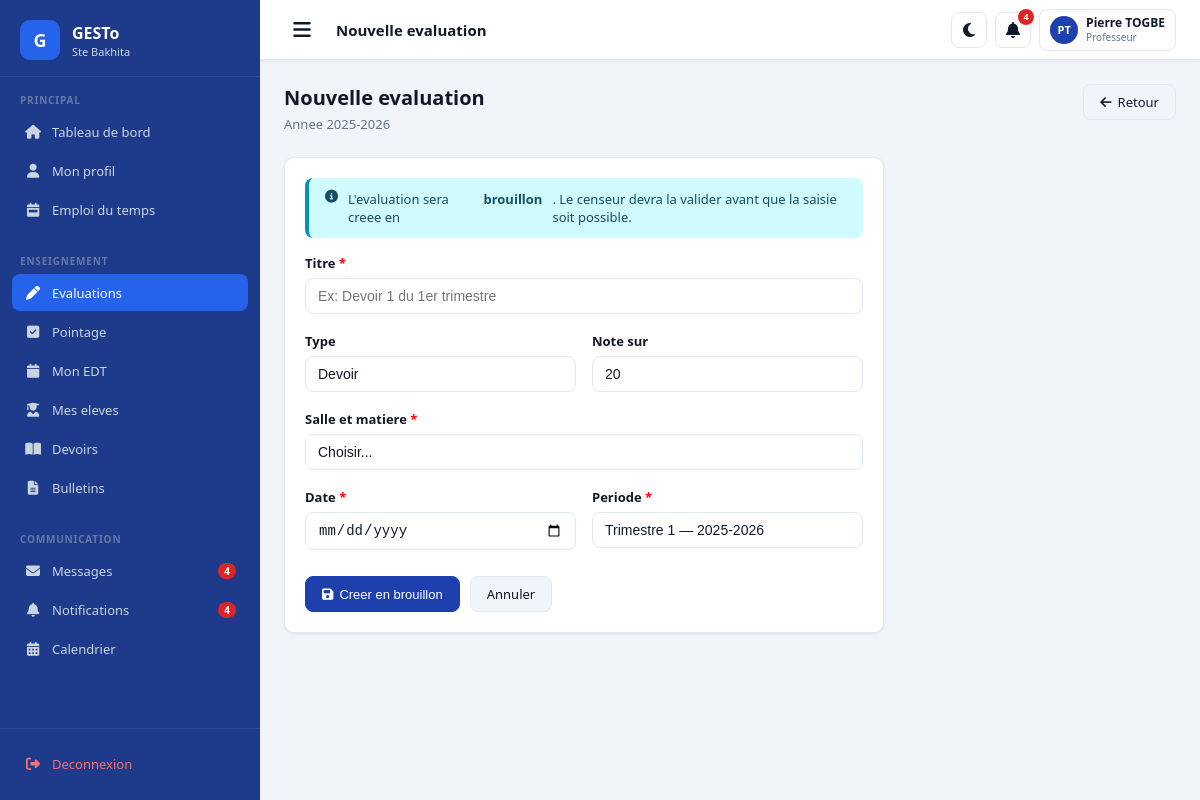
The page /notes/nouvelle/ (signed in) on the database its author committed.
### apps/authentication/models.py (models this page shows, shortened)
class CustomUser(AbstractUser):
    ROLES = [
        ('DIRECTEUR', 'Directeur'),
        ('CENSEUR', 'Censeur'),
        ('PROFESSEUR', 'Professeur'),
        ('COMPTABLE', 'Comptable'),
        ('SURVEILLANT', 'Surveillant'),
        ('SECRETAIRE', 'Secrétaire'),
        ('PARENT', 'Parent'),
        ('ELEVE', 'Élève'),
    ]
    role = models.CharField(max_length=20, choices=ROLES, default='ELEVE')
    telephone = models.CharField(max_length=20, blank=True)
    telephone_wa = models.CharField(max_length=20, blank=True,
        help_text="Numéro WhatsApp avec indicatif ex: +22890000000")
    wa_verifie = models.BooleanField(default=False)
    photo = models.ImageField(upload_to='photos/personnel/', null=True, blank=True)
    adresse = models.CharField(max_length=200, blank=True)
    specialite = models.CharField(max_length=100, blank=True)
    date_prise_service = models.DateField(null=True, blank=True)
    preferences_notifications = models.JSONField(default=dict, blank=True)
    created_at = models.DateTimeField(auto_now_add=True)
    class Meta:
        verbose_name = 'Utilisateur'
        verbose_name_plural = 'Utilisateurs'

### apps/academic/models.py (models this page shows, shortened)
class AnneeScolaire(models.Model):
    nom = models.CharField(max_length=20, unique=True)
    date_debut = models.DateField(null=True, blank=True)
    date_fin = models.DateField(null=True, blank=True)
    est_active = models.BooleanField(default=False)
    class Meta:
        verbose_name = 'Année scolaire'
        ordering = ['-nom']
    @classmethod
    def active(cls):
        return cls.objects.filter(est_active=True).first()

### apps/grades/views.py (the view)
        def wrapper(request, *args, **kwargs):
            if not request.user.is_authenticated:
                return redirect('login')
            if not (request.user.is_superuser or request.user.role in roles):
                messages.error(request, "Acces refuse.")
                return redirect('dashboard')
            return view_func(request, *args, **kwargs)

### apps/academic/models.py (called while the page is built)
    def __str__(self):
        label = 'Trimestre' if self.type == 'TRIMESTRE' else 'Semestre'
        return f"{label} {self.numero} — {self.annee.nom}"

    @classmethod
    def active(cls, annee=None):
        qs = cls.objects.filter(est_active=True)
        if annee:
            qs = qs.filter(annee=annee)
        return qs.first()

### apps/core/templatetags/extras.py (called while the page is built)
@register.filter
def initiales(user):
    try:
        f = (user.first_name or '')[:1].upper()
        l = (user.last_name or '')[:1].upper()
        return f"{f}{l}" or user.username[:2].upper()
    except Exception:
        return '??'

### apps/grades/views.py (called while the page is built)
def role_requis(*roles):
    def decorator(view_func):
        def wrapper(request, *args, **kwargs):
            if not request.user.is_authenticated:
                return redirect('login')
            if not (request.user.is_superuser or request.user.role in roles):
                messages.error(request, "Acces refuse.")
                return redirect('dashboard')
            return view_func(request, *args, **kwargs)
        wrapper.__name__ = view_func.__name__
        return wrapper
    return decorator

### templates/grades/nouvelle_evaluation.html (shortened to what this page needs)
{% extends 'base.html' %}
{% block page_title %}Nouvelle evaluation{% endblock %}
{% block content %}
<div class="page-header">
  <div>
    <h1>Nouvelle evaluation</h1>
    <p>Annee {{ annee.nom }}</p>
  </div>
  <a href="{% url 'liste_evaluations' %}" class="btn btn-secondary">
    <i class="fas fa-arrow-left"></i> Retour
  </a>
</div>
<div class="card" style="max-width:600px">
  <div class="card-body">
    <div class="alert alert-info" style="margin-bottom:16px">
      <i class="fas fa-info-circle"></i>
      L'evaluation sera creee en <strong>brouillon</strong>.
      Le censeur devra la valider avant que la saisie soit possible.
    </div>
    <form method="post">
      <div class="form-group">
        <label class="form-label">
          Titre <span style="color:red">*</span>
        </label>
        <input type="text" name="titre" class="form-control"
               placeholder="Ex: Devoir 1 du 1er trimestre" required>
      </div>
      <div class="grid-2">
        <div class="form-group">
          <label class="form-label">Type</label>
          <select name="type" class="form-control">
            {% for code, label in types %}
            <option value="{{ code }}">{{ label }}</option>
            {% endfor %}
          </select>
        </div>
        <div class="form-group">
          <label class="form-label">Note sur</label>
          <select name="note_sur" class="form-control">
            <option value="20">20</option>
          </select>
        </div>
      </div>
      <div class="form-group">
        <label class="form-label">
          Salle et matiere <span style="color:red">*</span>
        </label>
        <select name="matiere_salle_id" class="form-control" required>
          <option value="">Choisir...</option>
        </select>
      </div>
      <div class="grid-2">
        <div class="form-group">
          <label class="form-label">
            Date <span style="color:red">*</span>
          </label>
          <input type="date" name="date" class="form-control" required>
        </div>
        <div class="form-group">
          <label class="form-label">
            Periode <span style="color:red">*</span>
          </label>
          <select name="periode_id" class="form-control" required>
            {% for p in periodes %}
            <option value="{{ p.pk }}"
              {% if periode_active and periode_active.pk == p.pk %}
              selected{% endif %}>
              {{ p }}
            </option>
            {% endfor %}
          </select>
        </div>
      </div>
      <div style="display:flex;gap:10px;margin-top:8px">
        <button type="submit" class="btn btn-primary">
          <i class="fas fa-save"></i> Creer en brouillon
        </button>
        <a href="{% url 'liste_evaluations' %}" class="btn btn-secondary">
          Annuler
        </a>
      </div>
    </form>
  </div>
</div>
{% endblock %}

### templates/base.html (shortened to what this page needs)
{% load static %}
{% load extras %}
<!DOCTYPE html>
<html lang="fr" data-theme="light">
<head>
  <link rel="stylesheet" href="{% static 'css/main.css' %}">
  <link rel="stylesheet"
        href="https://cdnjs.cloudflare.com/ajax/libs/font-awesome/6.5.0/css/all.min.css">
</head>
<body data-session-remaining="{{ session_remaining }}">
<div class="layout">
  <aside class="sidebar" id="sidebar">
    <div class="sidebar-logo">
      <div class="logo-icon">G</div>
      <div class="logo-text">
        <h1>GESTo</h1>
        <p>Ste Bakhita</p>
      </div>
    </div>
    <div style="flex:1;overflow-y:auto">
      <div class="sidebar-section">
        <div class="sidebar-section-label">Principal</div>
        <a href="{% url 'dashboard' %}"
           class="nav-item {% if request.path == '/' %}active{% endif %}">
          <span class="nav-icon"><i class="fas fa-home"></i></span>
          <span>Tableau de bord</span>
        </a>
        <a href="/profil/"
           class="nav-item {% if '/profil/' in request.path %}active{% endif %}">
          <span class="nav-icon"><i class="fas fa-user"></i></span>
          <span>Mon profil</span>
        </a>
        <a href="{% url 'vue_edt' %}"
           class="nav-item {% if '/emploi-du-temps/' in request.path %}active{% endif %}">
          <span class="nav-icon"><i class="fas fa-calendar-week"></i></span>
          <span>Emploi du temps</span>
        </a>
      </div>
      {% if request.user.role == 'PROFESSEUR' %}
      <div class="sidebar-section">
        <div class="sidebar-section-label">Enseignement</div>
        <a href="{% url 'liste_evaluations' %}"
           class="nav-item {% if '/notes/' in request.path %}active{% endif %}">
          <span class="nav-icon"><i class="fas fa-pen"></i></span>
          <span>Evaluations</span>
        </a>
        <a href="{% url 'liste_seances' %}"
           class="nav-item {% if '/presences/' in request.path %}active{% endif %}">
          <span class="nav-icon"><i class="fas fa-check-square"></i></span>
          <span>Pointage</span>
        </a>
        <a href="/emploi-du-temps/"
           class="nav-item {% if '/emploi-du-temps/' in request.path %}active{% endif %}">
          <span class="nav-icon"><i class="fas fa-calendar"></i></span>
          <span>Mon EDT</span>
        </a>
        <a href="/eleves/"
           class="nav-item {% if '/eleves/' in request.path %}active{% endif %}">
          <span class="nav-icon"><i class="fas fa-user-graduate"></i></span>
          <span>Mes eleves</span>
        </a>
        <a href="{% url 'liste_devoirs' %}"
           class="nav-item {% if '/devoirs/' in request.path %}active{% endif %}">
          <span class="nav-icon"><i class="fas fa-book-open"></i></span>
          <span>Devoirs</span>
        </a>
        <a href="{% url 'bulletins_salle' %}"
           class="nav-item {% if '/notes/bulletins/' in request.path %}active{% endif %}">
          <span class="nav-icon"><i class="fas fa-file-alt"></i></span>
          <span>Bulletins</span>
        </a>
      </div>
      {% endif %}
      <div class="sidebar-section">
        <div class="sidebar-section-label">Communication</div>
        <a href="{% url 'messagerie' %}"
           class="nav-item {% if request.path == '/messagerie/' %}active{% endif %}">
          <span class="nav-icon"><i class="fas fa-envelope"></i></span>
          <span>Messages</span>
          {% if nb_notifs > 0 %}
          <span class="nav-badge">{{ nb_notifs }}</span>
          {% endif %}
        </a>
        <a href="{% url 'liste_notifications' %}"
           class="nav-item {% if '/notifications/' in request.path %}active{% endif %}">
          <span class="nav-icon"><i class="fas fa-bell"></i></span>
          <span>Notifications</span>
          {% if nb_notifs > 0 %}
          <span class="nav-badge">{{ nb_notifs }}</span>
          {% endif %}
        </a>
        <a href="{% url 'calendrier' %}"
           class="nav-item {% if '/calendrier/' in request.path %}active{% endif %}">
          <span class="nav-icon"><i class="fas fa-calendar-alt"></i></span>
          <span>Calendrier</span>
        </a>
      </div>
    </div>
    <div class="sidebar-footer">
      <a href="/logout/" class="nav-item" style="color:#F87171">
        <span class="nav-icon"><i class="fas fa-sign-out-alt"></i></span>
        <span>Deconnexion</span>
      </a>
    </div>
  </aside>
  <div class="main-content">
    <nav class="navbar-top">
      <button class="navbar-toggle" onclick="toggleSidebar()">
        <i class="fas fa-bars"></i>
      </button>
      <span class="navbar-title">{% block page_title %}Tableau de bord{% endblock %}</span>
      <div class="navbar-actions">
        <button class="navbar-btn" id="theme-toggle"
                onclick="toggleTheme()" title="Mode sombre/clair">
          <i class="fas fa-moon"></i>
        </button>
        <a href="/messagerie/notifications/" class="navbar-btn"
           title="Notifications">
          <i class="fas fa-bell"></i>
          {% if nb_notifs > 0 %}
          <span class="notif-badge">{{ nb_notifs }}</span>
          {% endif %}
        </a>
        <a href="/profil/" class="user-menu">
          <div class="user-avatar">
            {{ request.user|initiales }}
          </div>
          <div class="user-info">
            <div class="user-name">{{ request.user.get_full_name|default:request.user.username|truncatechars:16 }}</div>
            <div class="user-role">{{ request.user.get_role_display }}</div>
          </div>
        </a>
      </div>
    </nav>
    <div class="page-body">
      {% block content %}{% endblock %}
    </div>
  </div>
</div>
</body>
</html>

### rows shown on the page
CustomUser: user|initiales "PT", user.get_full_name "Pierre TOGBE", user.role "Professeur"
AnneeScolaire: nom "2025-2026"

### other values the page prints
{{ nb_notifs }} "4"
form field type "Devoir"
form field periode_id "Trimestre 1 — 2025-2026"
